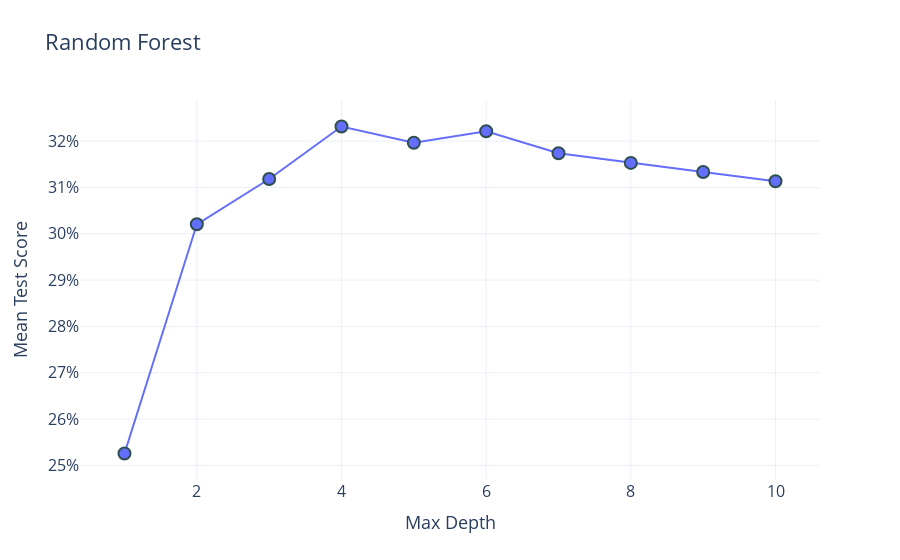

The code cell stored with this chart in its notebook:
### Code cell
results = pd.DataFrame(cv.cv_results_["params"])
results.columns = [x.split("__")[-1] for x in results.columns]
results["score"] = cv.cv_results_["mean_test_score"]

trace = go.Scatter(
    x = results.max_depth,
    y = results.score,
    mode="lines+markers",
    marker=dict(size=12, line=dict(width=2, color="DarkSlateGrey")),
    hovertemplate="""
            max depth = %{x}<br>
            mean score = %{y:.1%}<extra></extra>
            """,
)
fig = go.Figure(trace)
fig.update_layout(
    title="Random Forest",
    xaxis_title="Max Depth",
    yaxis_title="Mean Test Score",
    yaxis_tickformat=".0%",
    template="plotly_white",
    xaxis_title_font_size=18,
    yaxis_title_font_size=18,
    font_size=16
)
fig.show()

### Figure 1 — Plotly figure (JSON) as saved in the notebook; plotly's stock layout.template omitted (floating-point values rounded to 4 significant figures)
{"data": [{"hovertemplate": "\n            max depth = %{x}<br>\n            mean score = %{y:.2f}<extra></extra>\n            ", "marker": {"line": {"color": "DarkSlateGrey", "width": 2}, "size": 12}, "mode": "lines+markers", "type": "scatter", "x": [1, 2, 3, 4, 5, 6, 7, 8, 9, 10], "y": [0.2526, 0.302, 0.3118, 0.3232, 0.3196, 0.3221, 0.3174, 0.3153, 0.3133, 0.3113]}], "layout": {"font": {"size": 16}, "title": {"text": "Random Forest"}, "xaxis": {"title": {"font": {"size": 18}, "text": "Max Depth"}}, "yaxis": {"tickformat": ".0%", "title": {"font": {"size": 18}, "text": "Mean Test Score"}}}}
